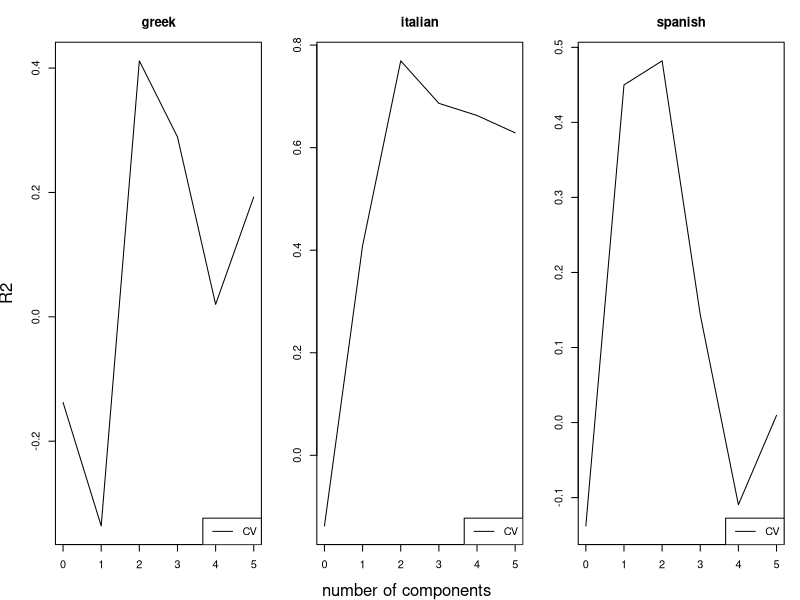
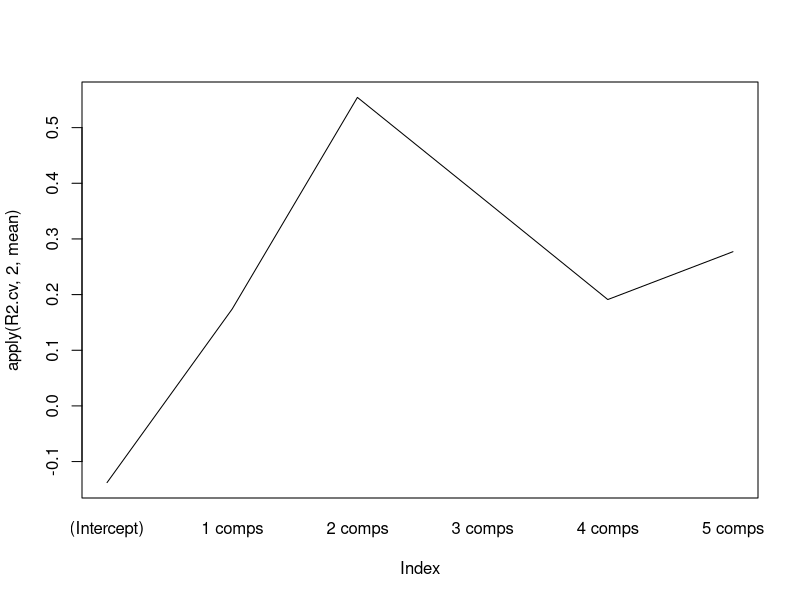
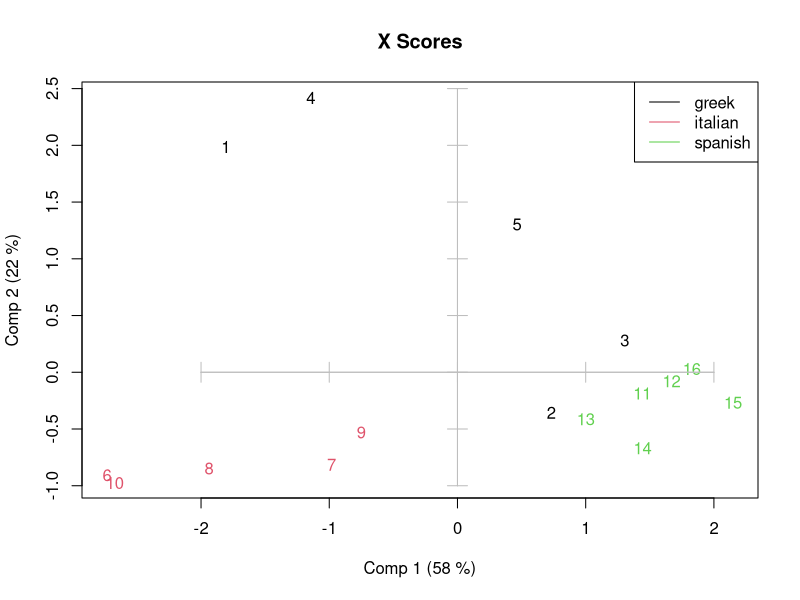
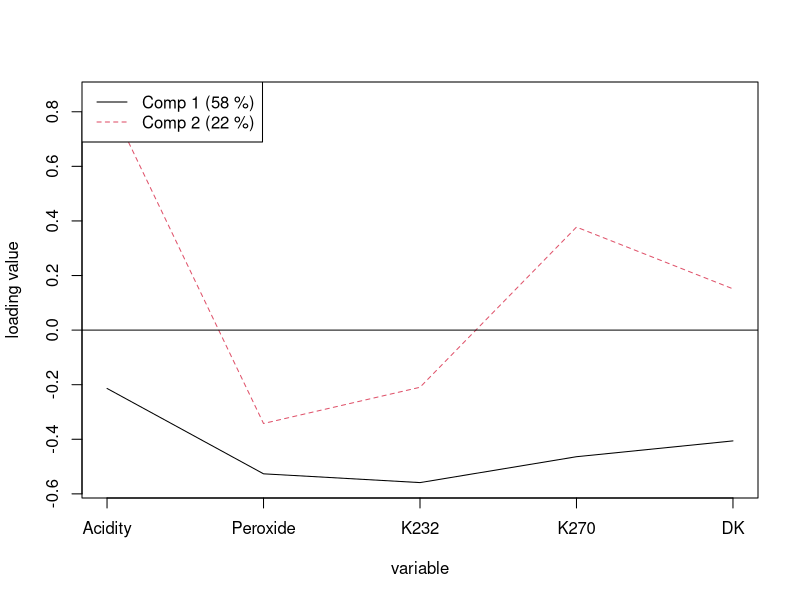
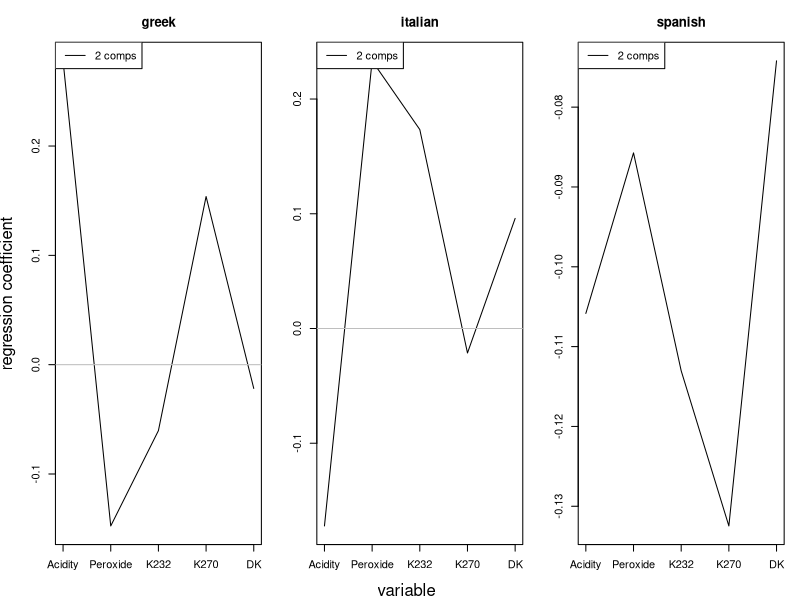
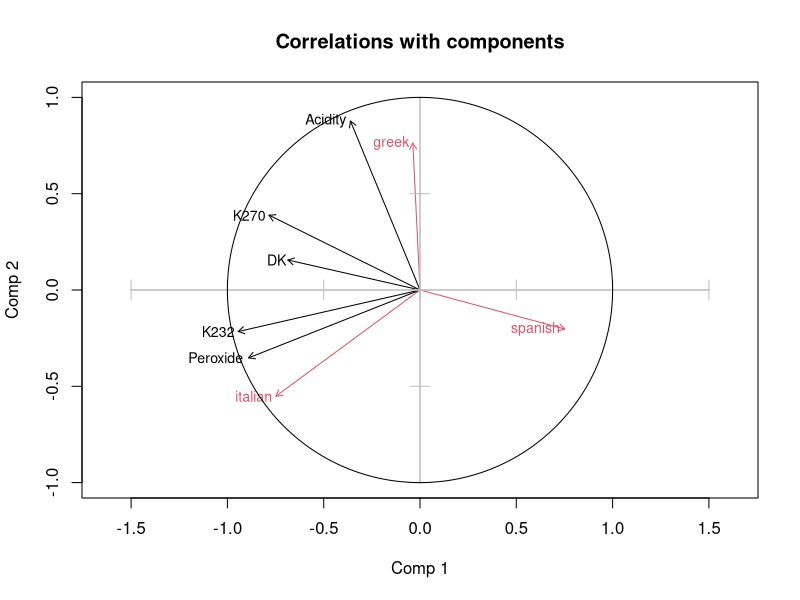
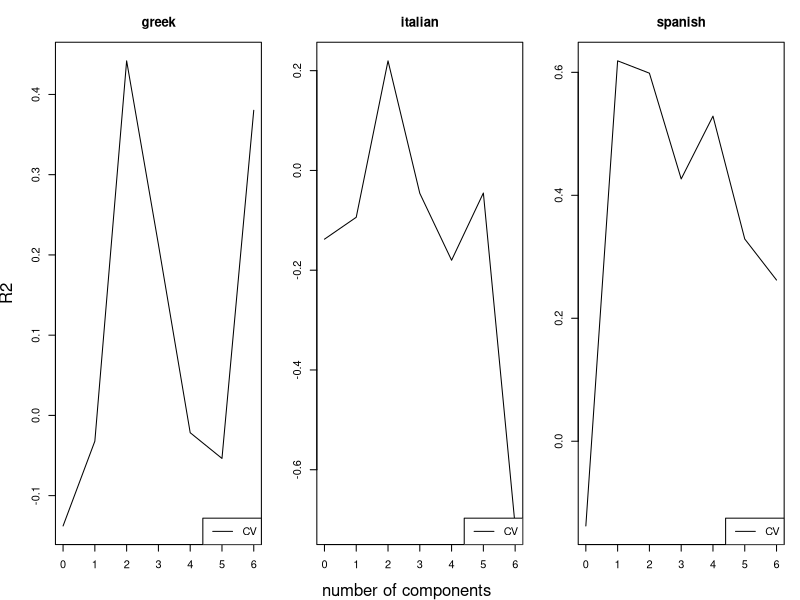
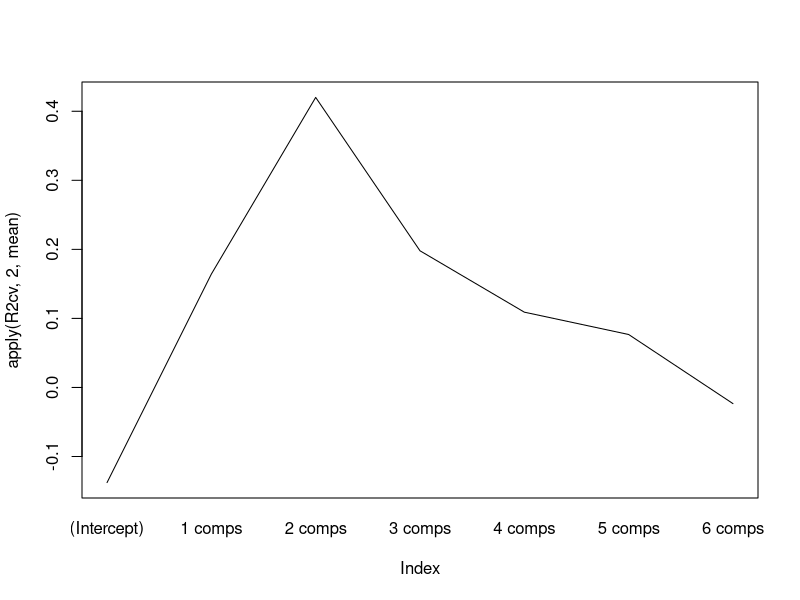

These charts were generated, in order, by the following R code:
# PLS2 on Olive Oil Sensory Analysis
par(mfrow=c(1,1))

library(pls)
library(calibrate)
library(nnet)
library(MASS)

data(oliveoil)

class(oliveoil)

dim(oliveoil)

names(oliveoil)

dim(oliveoil$chemical)
dim(oliveoil$sensory)

head(oliveoil)

# PREDICTION OF ORIGIN FROM CHEMICAL DATA

# forming of the predictorand response matrices

X <- oliveoil$chemical
y <- c(rep("greek",5),rep("italian",5),rep("spanish",6))
Y <- class.ind(y)

print(X)
print(Y)


n <- nrow(X)
p <- ncol(X)
q <- ncol(Y)


# standardization of data 

Xs <- as.matrix(scale(X))
#Ys <- as.matrix(scale(Y))
Ys <- Y

# PLS2

p2 <- plsr(Ys ~ Xs, validation = "LOO")

summary(p2)

# selecting the number of components

plot(R2(p2), legendpos = "bottomright")

R2.cv <- R2(p2)$val[1,,]
R2.cv

plot(apply(R2.cv,2,mean),type="l",xaxt="n")

axis(1,at=1:ncol(R2.cv),lab=colnames(R2.cv),tick=FALSE)

nd <- which.max(apply(R2.cv,2,mean))-1



# looking for the approximated cv R2

for (i in 1:p) {lmY <- lm(Ys~p2$scores[,1:i])
                PRESS  <- apply((lmY$residuals/(1-ls.diag(lmY)$hat))^2,2,sum)
                RMPRESS <- sqrt(PRESS/n)
                print(paste("N. of components ",i))
                print("RMSEP :")
                print(RMPRESS,digits=4)
                R2cv   <- 1 - PRESS/(sd(Ys)^2*(n-1))
                print("R2cv : ")
                print(R2cv,digits=4) }


# scores plot
plot(p2, plottype = "scores", comps = 1:2, type="n", main="X Scores")
text(p2$scores, labels=rownames(p2$scores), col=as.numeric(as.factor(y)))
axis(side=1, pos= 0, labels = F, col="gray")
axis(side=3, pos= 0, labels = F, col="gray")
axis(side=2, pos= 0, labels = F, col="gray")
axis(side=4, pos= 0, labels = F, col="gray")
legend("topright",c(levels(as.factor(y))),col=c(1:3),lty=1)


# loading plot
plot(p2, "loadings", comps = 1:nd, legendpos = "topleft", labels = rownames(p2$loadings))
abline(h = 0)



# coefficients plot
plot(p2, plottype="coef", ncomp = nd, legendpos = "topleft", labels = rownames(p2$coefficients))


p2$coefficients[,,nd]


# correlation plot

# plot of correlations

corXp2 <- cor(Xs,p2$scores)
corYp2 <- cor(Ys,p2$scores)
corXYp2 <- rbind(corXp2,corYp2)
plot(corXYp2,ylim=c(-1,1),xlim=c(-1,1),asp=1,type="n",main="Correlations with components")
text(corXYp2,labels=rownames(corXYp2),col=c(rep(1,p),rep(2,q)),adj=1.1,cex=0.85)
arrows(rep(0,(p+1)),rep(0,(p+1)),corXYp2[,1],corXYp2[,2],col=c(rep(1,p),rep(2,q)),length=0.07)
axis(side=1,pos=0,labels=F,col="gray")
axis(side=2,pos=0,labels=F,col="gray")
axis(side=3,pos=0,labels=F,col="gray")
axis(side=4,pos=0,labels=F,col="gray")
circle()



# prediction through discriminant analysis
da <- lda(p2$scores[,1:nd],y,CV=TRUE)

table(y,da$class)
pred.chem = data.frame(y,da$class,da$posterior)
print(pred.chem,digits=4)

chem <- p2$scores[,1:nd]




# PREDICTION OF ORIGIN FROM SENSORY DATA


# forming of the predictorand response matrices

X <- oliveoil$sensory


print(X)
print(Y)


n <- nrow(X)
p <- ncol(X)
q <- ncol(Y)


# standardization of data 

Xs <- as.matrix(scale(X))
#Ys <- as.matrix(scale(Y))
Ys <- Y

# PLS2

p2 <- plsr(Ys ~ Xs, validation = "LOO")

summary(p2)

# selecting the number of components

plot(R2(p2), legendpos = "bottomright")

R2cv <- R2(p2)$val[1,,]

plot(apply(R2cv,2,mean),type="l",xaxt="n")
axis(1,at=1:ncol(R2cv),lab=colnames(R2cv),tick=FALSE)

nd <- which.max(apply(R2cv,2,mean))-1



# looking for the approximated cv R2

for (i in 1:p) {lmY <- lm(Ys~p2$scores[,1:i])
                PRESS  <- apply((lmY$residuals/(1-ls.diag(lmY)$hat))^2,2,sum)
                RMPRESS <- sqrt(PRESS/n)
                print(paste("N. of components ",i))
                print("RMSEP :")
                print(RMPRESS,digits=4)
                R2cv   <- 1 - PRESS/(sd(Ys)^2*(n-1))
                print("R2cv : ")
                print(R2cv,digits=4) }

# prediction plot
plot(p2, ncomp = nd, asp = 1, line = TRUE, col=c(rep(1,5),rep(2,5),rep(3,6)))


# scores plot
plot(p2, plottype = "scores", comps = 1:2, type="n", main="X Scores")
text(p2$scores, labels=rownames(p2$scores), col=as.numeric(as.factor(y)))
axis(side=1, pos= 0, labels = F, col="gray")
axis(side=3, pos= 0, labels = F, col="gray")
axis(side=2, pos= 0, labels = F, col="gray")
axis(side=4, pos= 0, labels = F, col="gray")
legend("bottomleft",c(levels(as.factor(y))),col=c(1:3),lty=1)


# loading plot
plot(p2, "loadings", comps = 1:nd, legendpos = "topleft", labels = rownames(p2$loadings))
abline(h = 0)


# coefficients plot
plot(p2, plottype="coef", ncomp = nd, legendpos = "topleft", labels = rownames(p2$coefficients))

p2$coefficients[,,nd]


# correlation plot

# plot of correlations

corXp2 <- cor(Xs,p2$scores)
corYp2 <- cor(Ys,p2$scores)
corXYp2 <- rbind(corXp2,corYp2)
plot(corXYp2,ylim=c(-1,1),xlim=c(-1,1),asp=1,type="n",main="Correlations with components")
text(corXYp2,labels=rownames(corXYp2),col=c(rep(1,p),rep(2,q)),adj=1.1,cex=0.85)
arrows(rep(0,(p+1)),rep(0,(p+1)),corXYp2[,1],corXYp2[,2],col=c(rep(1,p),rep(2,q)),length=0.07)
axis(side=1,pos=0,labels=F,col="gray")
axis(side=2,pos=0,labels=F,col="gray")
axis(side=3,pos=0,labels=F,col="gray")
axis(side=4,pos=0,labels=F,col="gray")
circle()




# prediction from sensory data by lda of pls_components


da <- lda(p2$scores[,1:nd],y,CV=TRUE)
table(y,da$class)
pred.sens = data.frame(y,da$class,da$posterior)
print(pred.sens,digits=4)

sens <- p2$scores[,1:nd]


# lda PREDICTION USING CHEMICAL AND SENSORY COMPONENTS


da <- lda(cbind(chem,sens),y,CV=TRUE)
table(y,da$class)
pred.tot = data.frame(y,da$class,da$posterior)
print(pred.tot,digits=4)
